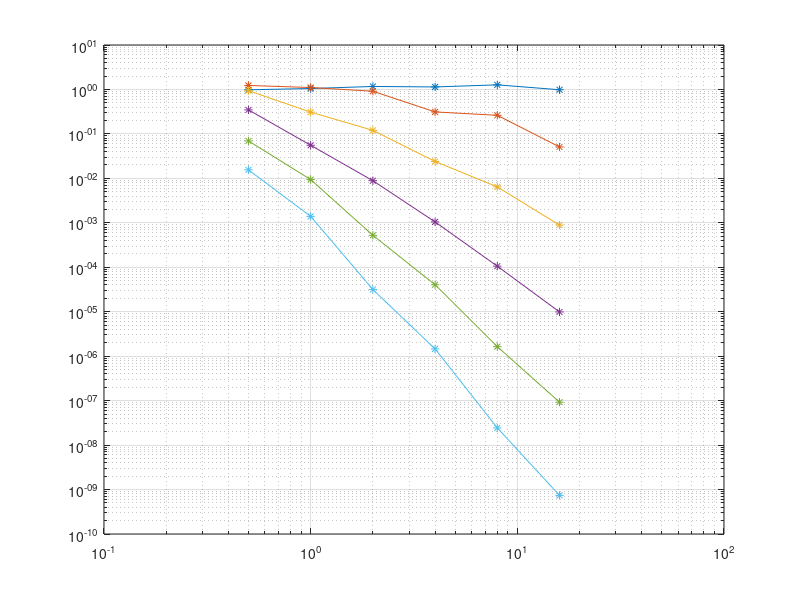

Reproduce this figure in MATLAB.
close all;
clear all;

%% l2 [Order][Power]

%% Sin(10x) + Sin(10y)
%l2 = ...
%    [...
%        +9.824759e-01 , +1.228302e+00 , +9.391098e-01 , +3.471288e-01 , +6.947808e-02 ; ...
%        +1.049055e+00 , +1.103665e+00 , +3.087024e-01 , +5.534351e-02 , +9.315162e-03 ; ...
%        +1.162833e+00 , +9.113153e-01 , +1.194850e-01 , +8.849612e-03 , +5.227025e-04 ; ...
%        +1.137504e+00 , +3.108951e-01 , +2.401343e-02 , +1.037393e-03 , +3.936262e-05 ; ...
%        +1.269043e+00 , +2.610065e-01 , +6.347677e-03 , +1.054095e-04 , +1.652859e-06 ; ...
%        +9.831276e-01 , +5.001032e-02 , +8.915199e-04 , +9.697960e-06 , +8.755089e-08 ; ...
%        +9.255320e-01 , +3.346505e-02 , +1.795654e-04 , +7.042222e-07 , +2.808220e-09 ; ...
%        +5.770821e-01 , +3.946435e-03 , +1.897450e-05 , +5.129431e-08 , +1.145673e-10 ; ...
%    ];

l2 = ...
    [...
        +9.827492e-01 , +1.230370e+00 , +9.407136e-01 , +3.471421e-01 , +6.955634e-02 , +1.554584e-02 ; ...
        +1.049633e+00 , +1.105274e+00 , +3.087502e-01 , +5.559545e-02 , +9.395575e-03 , +1.396048e-03 ; ...
        +1.167672e+00 , +9.121091e-01 , +1.202648e-01 , +8.863320e-03 , +5.236326e-04 , +3.157355e-05 ; ...
        +1.139419e+00 , +3.124062e-01 , +2.401840e-02 , +1.047618e-03 , +4.046852e-05 , +1.456568e-06 ; ...
        +1.269625e+00 , +2.623064e-01 , +6.422571e-03 , +1.058491e-04 , +1.638904e-06 , +2.438658e-08 ; ...
        +9.848657e-01 , +5.092999e-02 , +8.888169e-04 , +9.883024e-06 , +9.236715e-08 , +7.391062e-10 ; ...
    ];

%% Sin(2x) + Sin(2y)
%l2 = ...
%    [...
%        +3.023927e-01 , +2.019098e-01 , +4.088128e-02 , +9.640896e-03 , +2.368553e-03 ; ...
%        +1.848512e-01 , +2.225958e-02 , +3.927832e-03 , +5.514234e-04 , +7.203640e-05 ; ...
%        +1.488307e-02 , +3.737334e-03 , +2.051181e-04 , +1.245317e-05 , +7.656078e-07 ; ...
%        +9.619936e-03 , +2.341946e-04 , +9.749372e-06 , +3.320698e-07 , +1.073575e-08 ; ...
%        +3.209790e-04 , +2.975511e-05 , +4.232692e-07 , +6.529912e-09 , +9.973727e-11 ; ...
%        +2.386183e-04 , +1.311533e-06 , +1.308600e-08 , +1.102963e-10 , +1.866212e-12 ; ...
%        +5.381028e-06 , +1.295047e-07 , +4.691249e-10 , +2.854052e-12 , +3.382652e-12 ; ...
%        +3.224924e-06 , +4.302990e-09 , +1.108367e-11 , +6.350352e-12 , +1.250808e-11 ; ...
%    ];

h = [2, 1, 1/2, 1/4, 1/8, 1/16];
p = [1:6];

P = size(p, 2);
H = size(h, 2);

delta = zeros(P, H - 1);

for i = 1:H-1
    delta(:, i) = ...
        (log10(l2(:, i + 1)) - log10(l2(:, i))) / ...
        (log10(1/h(i + 1))   - log10(1/h(i)));
end

delta

figure;
loglog(1./h, l2, '-*');
grid;